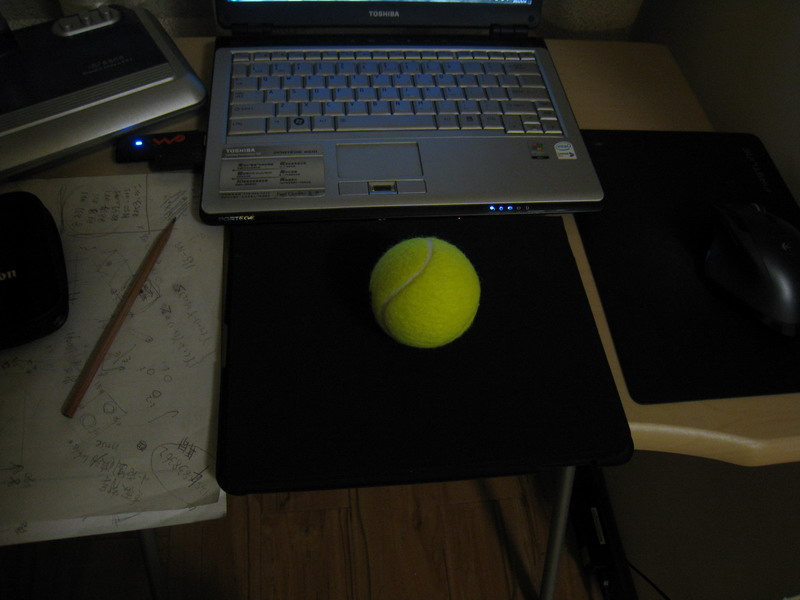
//> input picture Others/shape_detection/tennis_shape2.jpg, 800 x 600 px
$ ./shape_detection   (built with g++ and OpenCV 4)
//> lines starting //> are read from the running program, lines starting //| are printed output that depends on the picture; after the words box and inside, x2 and y2 are one past the last pixel; in counts of white or black regions, pixels touching at a corner belong together
#include "stdafx.h"
#include "cv.h"
#include "highgui.h"
#include "math.h"


int main( int argc, char** argv )
{
	IplImage* image = cvLoadImage("tennis_shape2.jpg",1);
//> image is the input picture: 600 rows x 800 cols, CV_8UC3; mean B, G, R 24.6, 30.6, 31.4


	cvNamedWindow("original",1);

	cvShowImage("original",image);

	CvSize size = cvGetSize(image);
//> size = Size(800, 600)

	IplImage* gray;

	gray =  cvCreateImage(cvGetSize(image), IPL_DEPTH_8U, 1);

	cvCvtColor(image, gray, CV_BGR2GRAY);
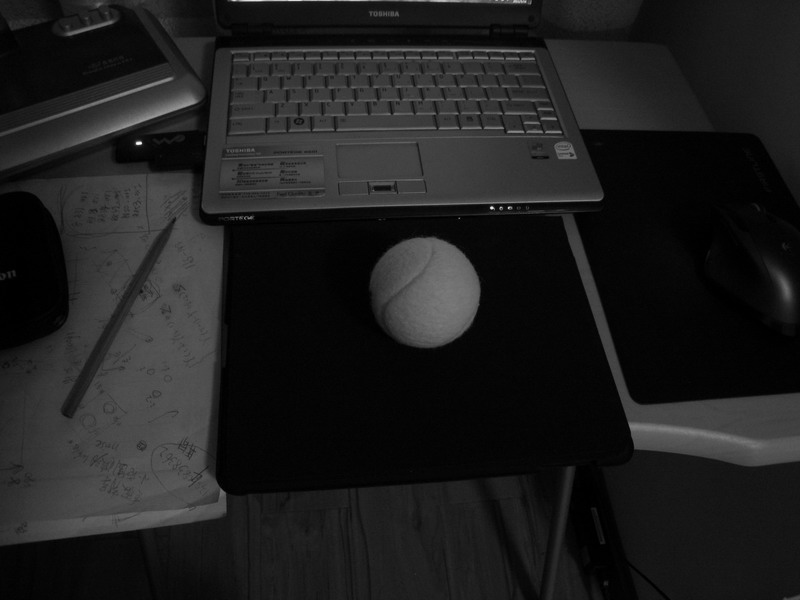
//> gray: 600 rows x 800 cols, CV_8UC1; min 0, max 252, mean 30.2

	cvNamedWindow("gray",1);

	cvShowImage("gray",gray);

	IplImage* pCannyImg;

	IplImage* hough_in;

	IplImage* pCanny;

	pCannyImg = cvCreateImage(cvGetSize(image), IPL_DEPTH_8U, 1);

	hough_in =  cvCreateImage(cvGetSize(image), IPL_DEPTH_8U, 1);

	pCanny = cvCreateImage(cvGetSize(image), IPL_DEPTH_8U, 3);

	cvCanny(gray, pCannyImg, 50, 150, 3);
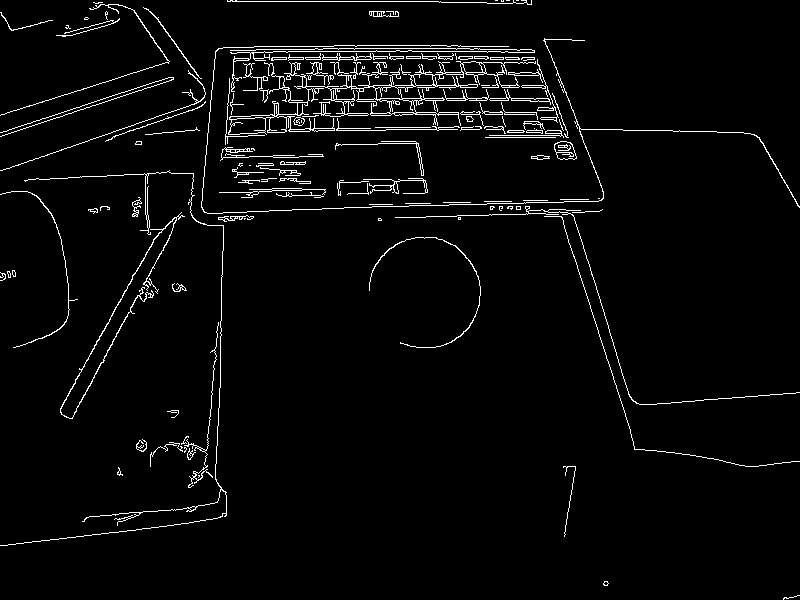
//> pCannyImg: 600 rows x 800 cols, CV_8UC1; 3.3% white in thin lines or dots

	cvCvtColor( pCannyImg, pCanny, CV_GRAY2BGR );
//> pCanny: 600 rows x 800 cols, CV_8UC3; 3.3% white in thin lines or dots

	CvMemStorage* storage = cvCreateMemStorage(0);

	cvSmooth (pCannyImg,hough_in,CV_GAUSSIAN,5,5);
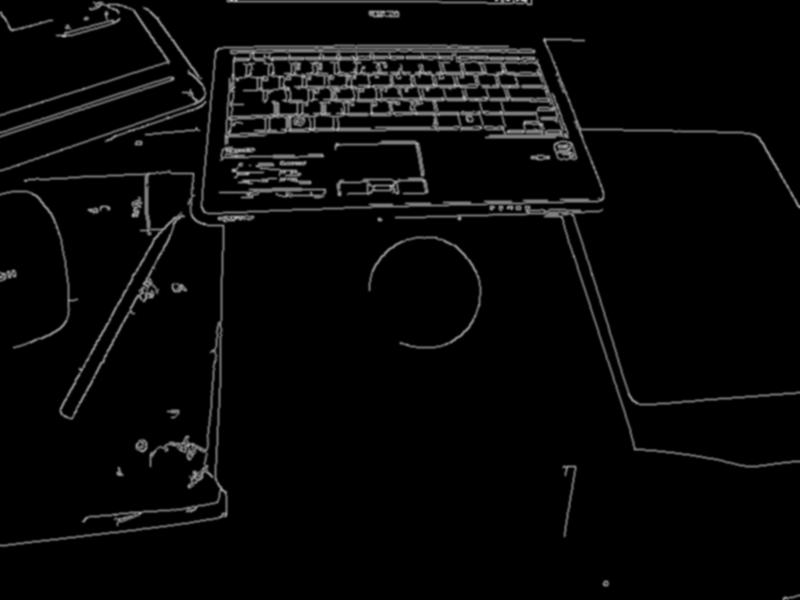
//> hough_in: 600 rows x 800 cols, CV_8UC1; min 0, max 194, mean 8.5

	CvSeq* results = cvHoughCircles(hough_in,storage,CV_HOUGH_GRADIENT,2,image->width/2);
//> results = 4 circles (x, y, radius): [509, 505, 442], [25, 279, 261.8], [729, 81, 317.2], [327, 13, 80.4]

	for(int i = 0;i < results->total; i++)
	{
	float* p = (float*)cvGetSeqElem(results,i);

	CvPoint pt = cvPoint(cvRound(p[0]),cvRound(p[1]));

	cvCircle(image,pt,cvRound(p[2]),CV_RGB(255,0,0),4,8,0);

	cvCircle(pCanny,pt,cvRound(p[2]),CV_RGB(255,0,0),4,8,0);

	cvNamedWindow("cvHoughCircle",1);

	cvShowImage("cvHoughCircle",image);

	cvNamedWindow("pCannyImg",1);

	cvShowImage("pCannyImg",pCanny);

	cvWaitKey(0);

	}
//> this loop made 4 passes
//> pt on passes 1 to 4: Point(509, 505), Point(25, 279), Point(729, 81), Point(327, 13)
//> pass 1, `cvShowImage("cvHoughCircle",image);`:
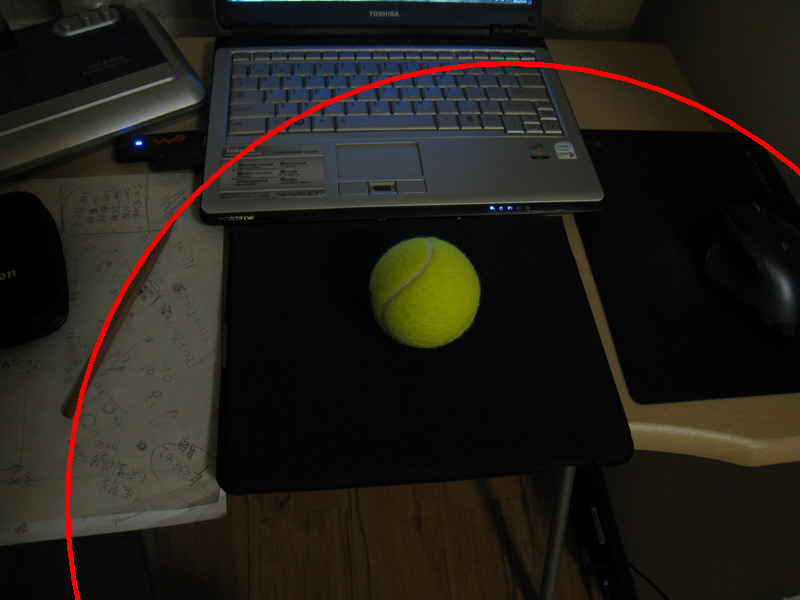
//> window 'cvHoughCircle': 600 rows x 800 cols, CV_8UC3; mean B, G, R 24.1, 30.1, 33.9
//> pass 1, `cvShowImage("pCannyImg",pCanny);`:
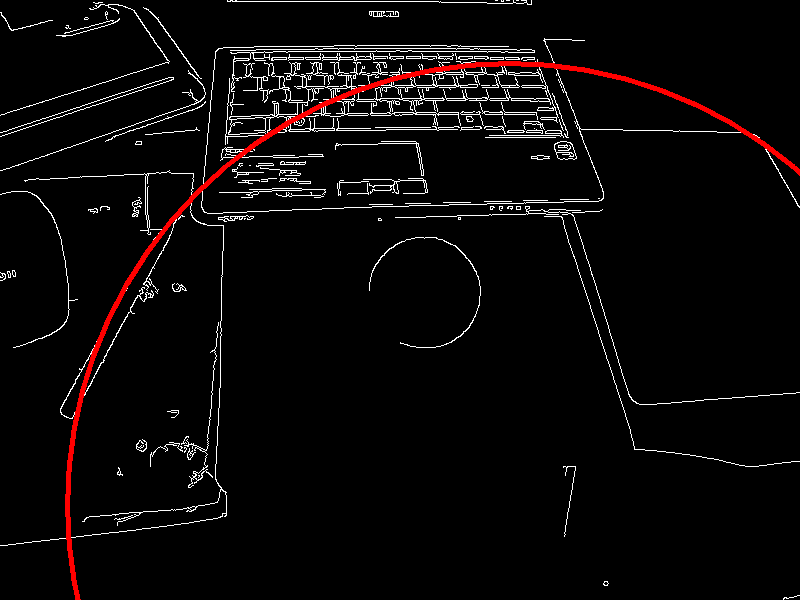
//> window 'pCannyImg': 600 rows x 800 cols, CV_8UC3; mean B, G, R 8.1, 8.1, 11.1
//> after the loop:
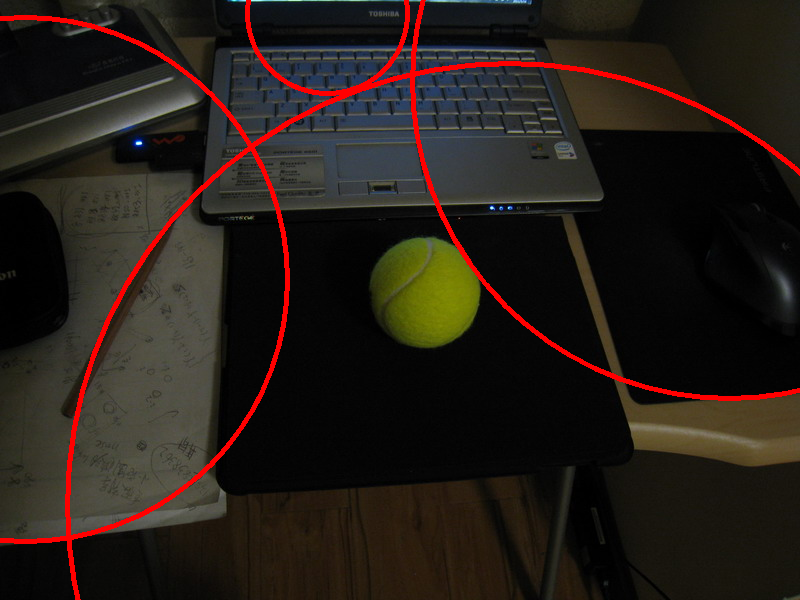
//> image: 600 rows x 800 cols, CV_8UC3; 2.99% of pixels changed, all inside (x1, y1, x2, y2) = (0, 0, 800, 600)
//> after the loop:
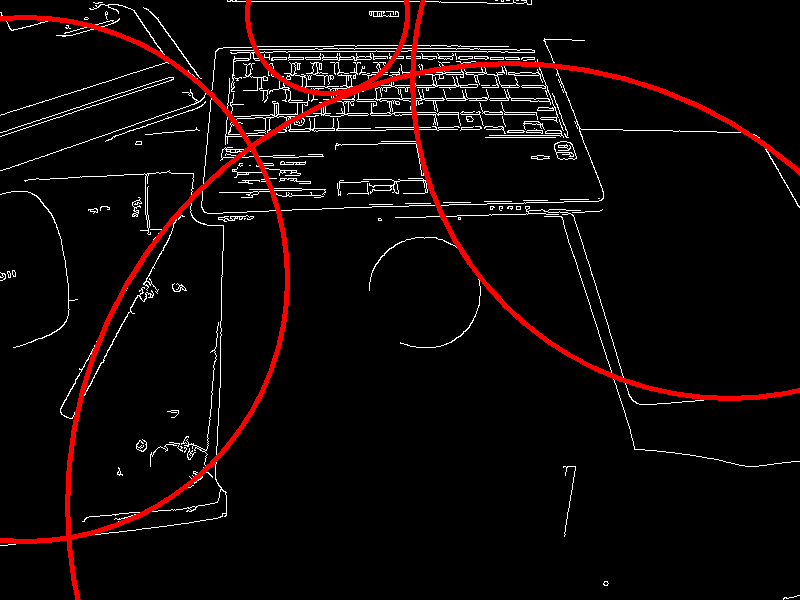
//> pCanny: 600 rows x 800 cols, CV_8UC3; mean B, G, R 7.6, 7.6, 15.3

}
